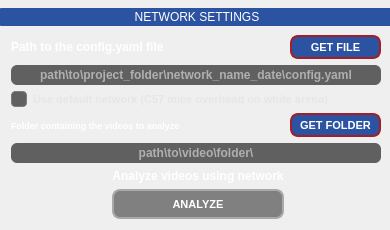
            <widget class="QGroupBox" name="groupBox_2">
             <property name="minimumSize">
              <size>
               <width>0</width>
               <height>210</height>
              </size>
             </property>
             <property name="styleSheet">
              <string notr="true">QGroupBox {
    border: none;
    margin-top: 24px; 
}

QGroupBox::title {
    background-color: #2C53A1;
    color: #FFFFFF;
    padding: 2px 140px;     
    margin-top: 8px;        
    margin-bottom: 2px;      
    border-radius: 4px;
    font-weight: bold;
    border-top-left-radius: 9px;
    border-bottom-left-radius: 9px;
    border-top-right-radius: 9px;
    border-bottom-right-radius: 9px;
    subcontrol-origin: margin;
    subcontrol-position: top center; 
}</string>
             </property>
             <property name="title">
              <string>NETWORK SETTINGS</string>
             </property>
             <property name="alignment">
              <set>Qt::AlignmentFlag::AlignCenter</set>
             </property>
             <layout class="QGridLayout" name="gridLayout_9">
              <property name="rightMargin">
               <number>9</number>
              </property>
              <property name="spacing">
               <number>6</number>
              </property>
              <item row="2" column="0" colspan="4">
               <widget class="QCheckBox" name="use_default_network_button">
                <property name="sizePolicy">
                 <sizepolicy hsizetype="Preferred" vsizetype="Preferred">
                  <horstretch>0</horstretch>
                  <verstretch>0</verstretch>
                 </sizepolicy>
                </property>
                <property name="minimumSize">
                 <size>
                  <width>281</width>
                  <height>16</height>
                 </size>
                </property>
                <property name="cursor">
                 <cursorShape>WhatsThisCursor</cursorShape>
                </property>
                <property name="toolTip">
                 <string>&lt;html&gt;&lt;head/&gt;&lt;body&gt;

&lt;p&gt;&lt;span style=&quot; font-size:8pt; font-weight:400;&quot;&gt;Enable this option to use the built-in pretrained DeepLabCut network provided with Behavython.&lt;/span&gt;&lt;/p&gt;

&lt;p&gt;&lt;span style=&quot; font-size:8pt; font-weight:400;&quot;&gt;This model is specifically optimized for tracking &lt;b&gt;C57BL/6 mice&lt;/b&gt; recorded from an &lt;b&gt;overhead (top-down) view&lt;/b&gt; in a &lt;b&gt;white arena&lt;/b&gt;, and supports both animal pose estimation and ROI detection.&lt;/span&gt;&lt;/p&gt;

&lt;p&gt;&lt;span style=&quot; font-size:8pt; font-weight:400;&quot;&gt;The pretrained models are distributed via Behavython releases and must be downloaded and extracted before use.&lt;/span&gt;&lt;/p&gt;

&lt;p&gt;&lt;span style=&quot; font-size:8pt; font-weight:400; font-style:italic;&quot;&gt;Example model files:&lt;/span&gt;&lt;/p&gt;
&lt;p&gt;&lt;span style=&quot; font-size:8pt; font-weight:400; font-style:italic;&quot;&gt;- c57_network_2025_minified.zip (mouse tracking)&lt;/span&gt;&lt;/p&gt;
&lt;p&gt;&lt;span style=&quot; font-size:8pt; font-weight:400; font-style:italic;&quot;&gt;- roi_network.zip (region of interest detection)&lt;/span&gt;&lt;/p&gt;

&lt;p&gt;&lt;span style=&quot; font-size:8pt; font-weight:400;&quot;&gt;After downloading, extract the contents into the Behavython models directory:&lt;/span&gt;&lt;/p&gt;

&lt;p&gt;&lt;span style=&quot; font-size:8pt; font-weight:400; font-style:italic;&quot;&gt;Windows: C:\Users\YourUsername\.behavython\models\&lt;/span&gt;&lt;/p&gt;
&lt;p&gt;&lt;span style=&quot; font-size:8pt; font-weight:400; font-style:italic;&quot;&gt;Linux/Mac: ~/.behavython/models/&lt;/span&gt;&lt;/p&gt;

&lt;p&gt;&lt;span style=&quot; font-size:8pt; font-weight:400; font-style:italic;&quot;&gt;Important: Ensure that the model files are placed directly inside the &lt;b&gt;models&lt;/b&gt; folder (not inside additional nested subfolders).&lt;/span&gt;&lt;/p&gt;

&lt;p&gt;&lt;span style=&quot; font-size:8pt; font-weight:400; font-style:italic;&quot;&gt;Use this option only if your experimental setup closely matches these conditions. Otherwise, provide your own DeepLabCut config.yaml.&lt;/span&gt;&lt;/p&gt;

&lt;/body&gt;&lt;/html&gt;</string>
                </property>
                <property name="styleSheet">
                 <string notr="true">QCheckBox {
    font-family: Arial;
    font-size: 8pt;
    spacing: 6px;
    color: #E6E6E6;
background: transparent;
}

QCheckBox::indicator {
    width: 14px;
    height: 14px;
    background-color: #606060;
    border: 1px solid #7A7A7A;
    border-radius: 4px;
}

QCheckBox::indicator:hover {
    background-color: #6D6D6D;
    border: 1px solid #909090;
}

QCheckBox::indicator:pressed {
    background-color: #555555;
}

QCheckBox::indicator:checked {
    background-color: #A21F27;
    border: 1px solid #C52A34;
}

QCheckBox::indicator:checked:hover {
    background-color: #B5232C;
}

QCheckBox::indicator:disabled {
    background-color: #3F3F3F;
    border: 1px solid #555555;
}

QCheckBox:disabled {
    color: #7A7A7A;
}
QCheckBox{font:7pt&quot;Arial&quot;;font-weight:bold}</string>
                </property>
                <property name="text">
                 <string>Use default network (C57 mice overhead on white arena)</string>
                </property>
                <property name="checked">
                 <bool>false</bool>
                </property>
               </widget>
              </item>
              <item row="3" column="3">
               <widget class="QPushButton" name="get_videos_path_button">
                <property name="sizePolicy">
                 <sizepolicy hsizetype="Preferred" vsizetype="Preferred">
                  <horstretch>0</horstretch>
                  <verstretch>0</verstretch>
                 </sizepolicy>
                </property>
                <property name="minimumSize">
                 <size>
                  <width>91</width>
                  <height>24</height>
                 </size>
                </property>
                <property name="font">
                 <font>
                  <family>Arial</family>
                  <pointsize>8</pointsize>
                  <italic>false</italic>
                  <bold>true</bold>
                 </font>
                </property>
                <property name="cursor">
                 <cursorShape>PointingHandCursor</cursorShape>
                </property>
                <property name="styleSheet">
                 <string notr="true">QPushButton {
    border: 2px solid #A21F27;
    border-radius: 8px;
    background-color: #2C53A1;
    color: #FFFFFF;
    font: 8pt &quot;Arial&quot;;
    font-weight: bold;
}
QPushButton:pressed {
    border: 2px solid #A21F27;
    border-radius: 8px;
    background-color: #A21F27;
    color: #FFFFFF;
}
QPushButton:disabled {
    background-color: gray;
    color: white;
    border: 2px solid darkgray;
}</string>
                </property>
                <property name="text">
                 <string notr="true">GET FOLDER</string>
                </property>
               </widget>
              </item>
              <item row="0" column="0" colspan="3">
               <widget class="QLabel" name="config_path">
                <property name="sizePolicy">
                 <sizepolicy hsizetype="Fixed" vsizetype="Fixed">
                  <horstretch>0</horstretch>
                  <verstretch>0</verstretch>
                 </sizepolicy>
                </property>
                <property name="minimumSize">
                 <size>
                  <width>191</width>
                  <height>0</height>
                 </size>
                </property>
                <property name="cursor">
                 <cursorShape>WhatsThisCursor</cursorShape>
                </property>
                <property name="toolTip">
                 <string>&lt;html&gt;&lt;head/&gt;&lt;body&gt;
&lt;p&gt;&lt;span style=&quot; font-size:8pt; font-weight:400;&quot;&gt;Select the full path to the &lt;b&gt;config.yaml&lt;/b&gt; file generated by your DeepLabCut project.&lt;/span&gt;&lt;/p&gt;

&lt;p&gt;&lt;span style=&quot; font-size:8pt; font-weight:400;&quot;&gt;This file is automatically created by DeepLabCut when you set up a project and contains all essential configuration details, such as defined body parts, training parameters, video references, and model settings.&lt;/span&gt;&lt;/p&gt;

&lt;p&gt;&lt;span style=&quot; font-size:8pt; font-weight:400;&quot;&gt;Typically, you can find this file inside your project folder.&lt;/span&gt;&lt;/p&gt;

&lt;p&gt;&lt;span style=&quot; font-size:8pt; font-weight:400; font-style:italic;&quot;&gt;Example (Windows): C:\Users\YourName\Documents\DeepLabCut\MyProject\config.yaml&lt;/span&gt;&lt;/p&gt;
&lt;p&gt;&lt;span style=&quot; font-size:8pt; font-weight:400; font-style:italic;&quot;&gt;Example (Linux/Mac): /home/yourname/DeepLabCut/MyProject/config.yaml&lt;/span&gt;&lt;/p&gt;

&lt;p&gt;&lt;span style=&quot; font-size:8pt; font-weight:400; font-style:italic;&quot;&gt;This file is required to correctly interpret pose estimation outputs and ensure compatibility with your trained DeepLabCut model.&lt;/span&gt;&lt;/p&gt;
&lt;/body&gt;&lt;/html&gt;</string>
                </property>
                <property name="styleSheet">
                 <string notr="true">QLabel{color:#FFFFFF;font:7pt&quot;Arial&quot;;font-weight:bold;}</string>
                </property>
                <property name="text">
                 <string notr="true">Path to the config.yaml file </string>
                </property>
               </widget>
              </item>
              <item row="0" column="3">
               <widget class="QPushButton" name="get_config_path_button">
                <property name="sizePolicy">
                 <sizepolicy hsizetype="Preferred" vsizetype="Preferred">
                  <horstretch>0</horstretch>
                  <verstretch>0</verstretch>
                 </sizepolicy>
                </property>
                <property name="minimumSize">
                 <size>
                  <width>91</width>
                  <height>24</height>
                 </size>
                </property>
                <property name="font">
                 <font>
                  <family>Arial</family>
                  <pointsize>8</pointsize>
                  <italic>false</italic>
                  <bold>true</bold>
                 </font>
                </property>
                <property name="cursor">
                 <cursorShape>PointingHandCursor</cursorShape>
                </property>
                <property name="styleSheet">
                 <string notr="true">QPushButton {
    border: 2px solid #A21F27;
    border-radius: 8px;
    background-color: #2C53A1;
    color: #FFFFFF;
    font: 8pt &quot;Arial&quot;;
    font-weight: bold;
}
QPushButton:pressed {
    border: 2px solid #A21F27;
    border-radius: 8px;
    background-color: #A21F27;
    color: #FFFFFF;
}
QPushButton:disabled {
    background-color: gray;
    color: white;
    border: 2px solid darkgray;
}</string>
                </property>
                <property name="text">
                 <string notr="true">GET FILE</string>
                </property>
               </widget>
              </item>
              <item row="4" column="0" colspan="4">
               <widget class="QLineEdit" name="video_folder_lineedit">
                <property name="sizePolicy">
                 <sizepolicy hsizetype="Preferred" vsizetype="Preferred">
                  <horstretch>0</horstretch>
                  <verstretch>0</verstretch>
                 </sizepolicy>
                </property>
                <property name="minimumSize">
                 <size>
                  <width>0</width>
                  <height>20</height>
                 </size>
                </property>
                <property name="styleSheet">
                 <string notr="true">QLineEdit{border:#969696;background-color:#606060;border-bottom-left-radius:6px;border-top-left-radius:6px;color:#FFFFFF;font:7pt&quot;Arial&quot;;font-weight:bold;border-bottom-right-radius:6px;border-top-right-radius:6px}</string>
                </property>
                <property name="text">
                 <string notr="true"/>
                </property>
                <property name="frame">
                 <bool>false</bool>
                </property>
                <property name="cursorPosition">
                 <number>0</number>
                </property>
                <property name="alignment">
                 <set>Qt::AlignmentFlag::AlignCenter</set>
                </property>
                <property name="readOnly">
                 <bool>true</bool>
                </property>
                <property name="placeholderText">
                 <string>path\to\video\folder\</string>
                </property>
               </widget>
              </item>
              <item row="8" column="0" colspan="2">
               <spacer name="horizontalSpacer_22">
                <property name="orientation">
                 <enum>Qt::Orientation::Horizontal</enum>
                </property>
                <property name="sizeHint" stdset="0">
                 <size>
                  <width>89</width>
                  <height>15</height>
                 </size>
                </property>
               </spacer>
              </item>
              <item row="3" column="0" colspan="3">
               <widget class="QLabel" name="video_folder">
                <property name="sizePolicy">
                 <sizepolicy hsizetype="Preferred" vsizetype="Preferred">
                  <horstretch>0</horstretch>
                  <verstretch>0</verstretch>
                 </sizepolicy>
                </property>
                <property name="minimumSize">
                 <size>
                  <width>191</width>
                  <height>0</height>
                 </size>
                </property>
                <property name="font">
                 <font>
                  <family>Arial</family>
                  <pointsize>7</pointsize>
                  <italic>false</italic>
                  <bold>true</bold>
                 </font>
                </property>
                <property name="cursor">
                 <cursorShape>WhatsThisCursor</cursorShape>
                </property>
                <property name="toolTip">
                 <string>&lt;html&gt;&lt;head/&gt;&lt;body&gt;&lt;p&gt;&lt;span style=&quot; font-size:8pt; font-weight:400;&quot;&gt;Select the folder containing the video files to be processed.&lt;/span&gt;&lt;/p&gt;&lt;p&gt;&lt;span style=&quot; font-size:8pt; font-weight:400;&quot;&gt;All compatible videos in this directory will be analyzed using the selected DeepLabCut configuration or pretrained model.&lt;/span&gt;&lt;/p&gt;&lt;p&gt;&lt;span style=&quot; font-size:8pt; font-weight:400; font-style:italic;&quot;&gt;Example (Windows): C:\Users\YourName\Documents\Experiments\Videos\&lt;/span&gt;&lt;/p&gt;&lt;p&gt;&lt;span style=&quot; font-size:8pt; font-weight:400; font-style:italic;&quot;&gt;Example (Linux/Mac): /home/yourname/Experiments/Videos/&lt;/span&gt;&lt;/p&gt;&lt;/body&gt;&lt;/html&gt;</string>
                </property>
                <property name="styleSheet">
                 <string notr="true">QLabel{color:#FFFFFF;font:7pt&quot;Arial&quot;;font-weight:bold;}</string>
                </property>
                <property name="text">
                 <string notr="true">Folder containing the videos to analyze</string>
                </property>
                <property name="wordWrap">
                 <bool>true</bool>
                </property>
               </widget>
              </item>
              <item row="7" column="2" rowspan="2">
               <widget class="QPushButton" name="dlc_video_analyze_button">
                <property name="enabled">
                 <bool>false</bool>
                </property>
                <property name="sizePolicy">
                 <sizepolicy hsizetype="Preferred" vsizetype="Preferred">
                  <horstretch>0</horstretch>
                  <verstretch>0</verstretch>
                 </sizepolicy>
                </property>
                <property name="minimumSize">
                 <size>
                  <width>120</width>
                  <height>30</height>
                 </size>
                </property>
                <property name="font">
                 <font>
                  <family>Arial</family>
                  <pointsize>8</pointsize>
                  <italic>false</italic>
                  <bold>true</bold>
                 </font>
                </property>
                <property name="cursor">
                 <cursorShape>PointingHandCursor</cursorShape>
                </property>
                <property name="styleSheet">
                 <string notr="true">QPushButton{font:7pt&quot;Arial&quot;;font-weight:bold;}QPushButton{border:2px solid #A21F27;border-radius:8px;background-color:#2C53A1;color:#FFFFFF;font:8pt&quot;Arial&quot;;font-weight:bold;}QPushButton:pressed{border:2px solid #A21F27;border-radius:8px;background-color:#A21F27;color:#FFFFFF;}
QPushButton:disabled {
    background-color: gray;
    color: white; /* Optional: change text color */
    border: 2px solid darkgray; /* Optional: customize border */
}</string>
                </property>
                <property name="text">
                 <string notr="true">ANALYZE</string>
                </property>
               </widget>
              </item>
              <item row="6" column="3" rowspan="2">
               <spacer name="horizontalSpacer_26">
                <property name="orientation">
                 <enum>Qt::Orientation::Horizontal</enum>
                </property>
                <property name="sizeHint" stdset="0">
                 <size>
                  <width>89</width>
                  <height>20</height>
                 </size>
                </property>
               </spacer>
              </item>
              <item row="5" column="2" rowspan="2">
               <widget class="QLabel" name="dlc_video_analyze_title">
                <property name="sizePolicy">
                 <sizepolicy hsizetype="Preferred" vsizetype="Preferred">
                  <horstretch>0</horstretch>
                  <verstretch>0</verstretch>
                 </sizepolicy>
                </property>
                <property name="minimumSize">
                 <size>
                  <width>150</width>
                  <height>0</height>
                 </size>
                </property>
                <property name="cursor">
                 <cursorShape>WhatsThisCursor</cursorShape>
                </property>
                <property name="toolTip">
                 <string>&lt;html&gt;&lt;head/&gt;&lt;body&gt;

&lt;p&gt;&lt;span style=&quot; font-size:8pt; font-weight:400;&quot;&gt;Analyze the selected videos using the network configured above.&lt;/span&gt;&lt;/p&gt;

&lt;p&gt;&lt;span style=&quot; font-size:8pt; font-weight:400;&quot;&gt;Depending on your selection, this will use either a custom DeepLabCut &lt;b&gt;config.yaml&lt;/b&gt; or the default pretrained Behavython model.&lt;/span&gt;&lt;/p&gt;

&lt;p&gt;&lt;span style=&quot; font-size:8pt; font-weight:400; font-style:italic;&quot;&gt;This step generates tracking outputs (e.g., CSV files with pose coordinates) required for downstream behavioral analysis.&lt;/span&gt;&lt;/p&gt;

&lt;/body&gt;&lt;/html&gt;</string>
                </property>
                <property name="styleSheet">
                 <string notr="true">QLabel{color:#FFFFFF;font:7pt&quot;Arial&quot;;font-weight:bold;}</string>
                </property>
                <property name="text">
                 <string notr="true">Analyze videos using network</string>
                </property>
                <property name="alignment">
                 <set>Qt::AlignmentFlag::AlignCenter</set>
                </property>
               </widget>
              </item>
              <item row="6" column="0" rowspan="2">
               <spacer name="horizontalSpacer_21">
                <property name="orientation">
                 <enum>Qt::Orientation::Horizontal</enum>
                </property>
                <property name="sizeHint" stdset="0">
                 <size>
                  <width>89</width>
                  <height>20</height>
                 </size>
                </property>
               </spacer>
              </item>
              <item row="8" column="3">
               <spacer name="horizontalSpacer_27">
                <property name="orientation">
                 <enum>Qt::Orientation::Horizontal</enum>
                </property>
                <property name="sizeHint" stdset="0">
                 <size>
                  <width>89</width>
                  <height>15</height>
                 </size>
                </property>
               </spacer>
              </item>
              <item row="1" column="0" colspan="4">
               <widget class="QLineEdit" name="config_path_lineedit">
                <property name="enabled">
                 <bool>true</bool>
                </property>
                <property name="sizePolicy">
                 <sizepolicy hsizetype="Preferred" vsizetype="Preferred">
                  <horstretch>0</horstretch>
                  <verstretch>0</verstretch>
                 </sizepolicy>
                </property>
                <property name="minimumSize">
                 <size>
                  <width>0</width>
                  <height>20</height>
                 </size>
                </property>
                <property name="mouseTracking">
                 <bool>false</bool>
                </property>
                <property name="styleSheet">
                 <string notr="true">QLineEdit{border:#969696;background-color:#606060;border-bottom-left-radius:6px;border-top-left-radius:6px;color:#FFFFFF;font:7pt&quot;Arial&quot;;font-weight:bold;border-bottom-right-radius:6px;border-top-right-radius:6px}</string>
                </property>
                <property name="text">
                 <string notr="true"/>
                </property>
                <property name="frame">
                 <bool>false</bool>
                </property>
                <property name="cursorPosition">
                 <number>0</number>
                </property>
                <property name="alignment">
                 <set>Qt::AlignmentFlag::AlignCenter</set>
                </property>
                <property name="readOnly">
                 <bool>true</bool>
                </property>
                <property name="placeholderText">
                 <string>path\to\project_folder\network_name_date\config.yaml</string>
                </property>
               </widget>
              </item>
             </layout>
            </widget>
